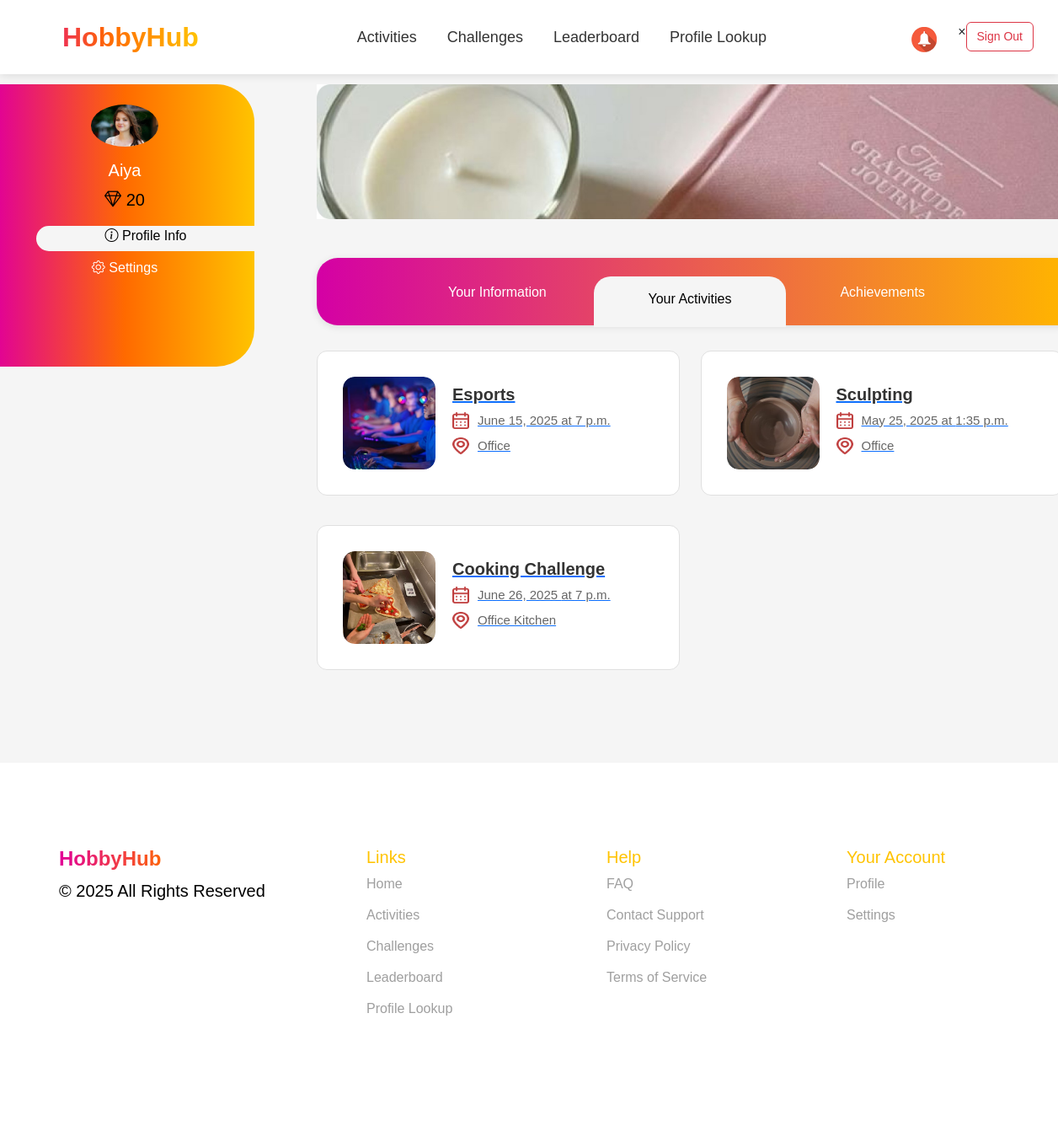
Before: /user_profile/activities/ (signed in) with the older database file.
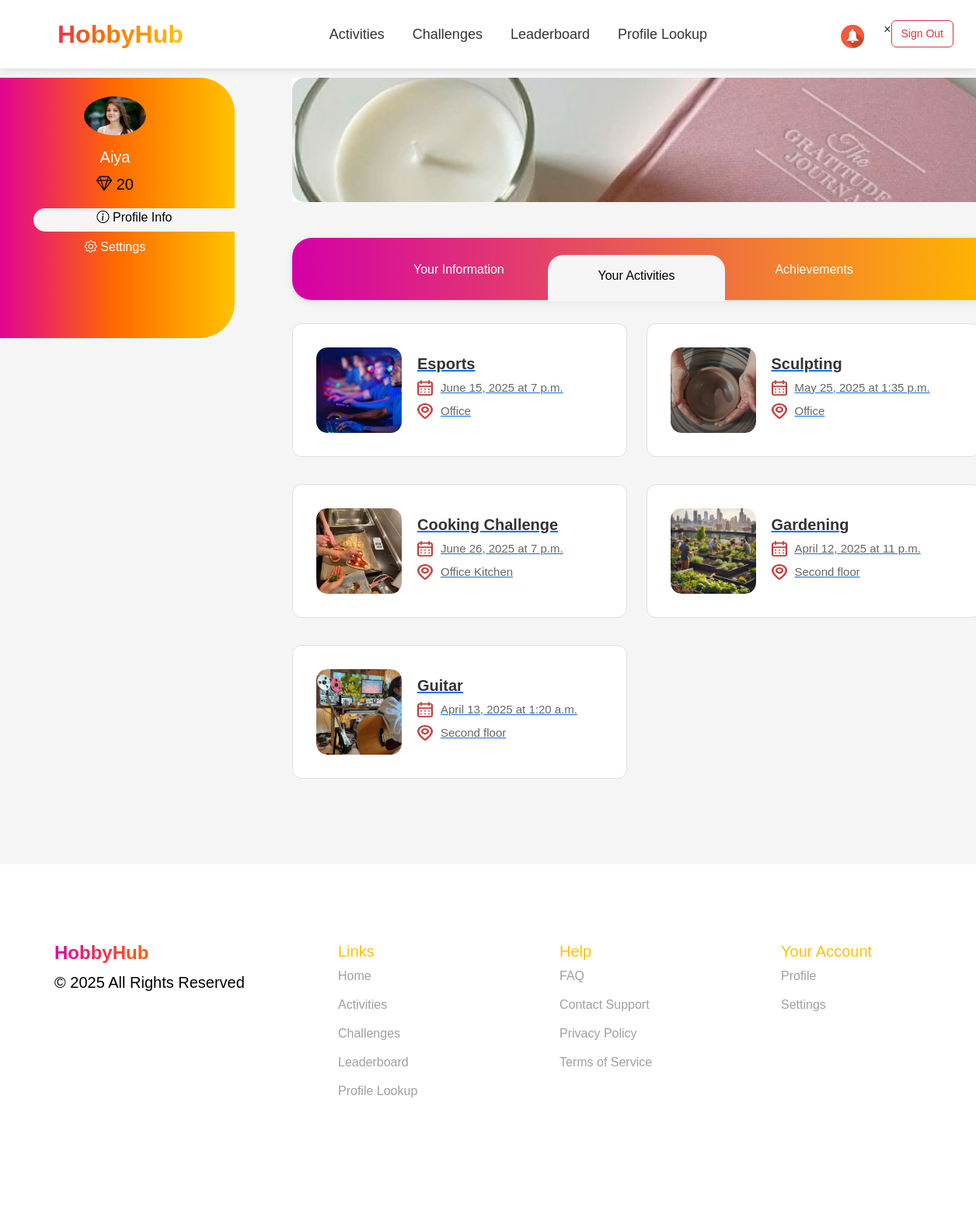
After: the same page with the newer database file.
### events/models.py (models this page shows, shortened)
class Event(models.Model):
    EVENT_TYPES = [
        ('offline-outdoor', 'Offline - Outdoor'),
        ('offline-indoor', 'Offline - Indoor'),
        ('online', 'Online'),
    ]
    EVENT_STATUS = [
        ('upcoming', 'Upcoming'),
        ('in_progress', 'In Progress'),
        ('completed', 'Completed'),
    ]
    title = models.CharField(max_length=150)
    description = models.TextField()
    location = models.CharField(max_length=250)
    date = models.DateField()
    time = models.TimeField()
    event_type = models.CharField(max_length=15, choices=EVENT_TYPES, default='offline-indoor')
    status = models.CharField(max_length=12, choices=EVENT_STATUS, default='upcoming')
    hobbies = models.ManyToManyField(Hobby, related_name='events')
    image = models.ImageField(upload_to='event_images/', null=True, blank=True)
    company = models.ForeignKey(
        Company,
        to_field='company_id',
        on_delete=models.CASCADE,
        related_name='events',
        verbose_name="Company"
    )
    diamonds = models.IntegerField(default=0, verbose_name="Diamonds")
    quota = models.IntegerField(default=10, verbose_name="Quota")
    participants = models.ManyToManyField(Employee, related_name='events', blank=True)

### events/views.py (the view)
# urls.py: path('user_profile/activities/', profile_user_act, name='profile_user_act'),
def profile_user_act(request):
    nickname = request.session.get("nickname")
    if not nickname:
        return redirect("sign_in")
    try:
        employee = Employee.objects.get(nickname=nickname)
        registered_events = employee.events.all()  # Получаем все ивенты, на которые записан сотрудник
    except Employee.DoesNotExist:
        return redirect("sign_in")
    return render(request, 'profile_user_act.html', {
        'user': employee,
        'registered_events': registered_events,  # Передаем записанные ивенты в шаблон
    })

### events/templates/profile_user_act.html (shortened to what this page needs)
{% extends 'user_profile_base.html' %}
{% load static %}
{% block extra_css %}
    <link rel="stylesheet" href="https://cdn.jsdelivr.net/npm/bootstrap@5.3.0/dist/css/bootstrap.min.css">
    <link href="https://cdn.jsdelivr.net/npm/bootstrap-icons/font/bootstrap-icons.css" rel="stylesheet">
    <link rel="stylesheet" href="{% static 'css/all.css' %}">
    <link href="https://fonts.cdnfonts.com/css/gilroy-bold" rel="stylesheet">
{% endblock %}
{% block content %}
    <div class="container mt-4">
        <div class="row mainpartpro">
            <div class="col-md-2">
                <div class="sidebar p-4">
                    {% if user.profile_photo %}
                        <img src="{{ user.profile_photo.url }}" alt="Profile" class="rounded-circle mb-3" width="80">
                    {% else %}
                        <img src="{% static 'images/profile_photo.png' %}" class="rounded-circle mb-3" width="80">
                    {% endif %}
                    <h5>{{ user.name }}</h5>
                    <p><i class="bi bi-gem"></i> {{ user.diamonds }}</p>
                    <div class="pro-act-set-tab w-100 mb-2"><i class="bi bi-info-circle"></i><a href="{% url 'user_profile' %}"> Profile Info</a></div>
                    <div class="pro-set-tab w-100 mb-2"><i class="bi bi-gear"></i><a href="{% url 'user_setting' %}"> Settings</a></div>
                </div>
            </div>
            <div class="col-md-10 mainpartpro">
                <img src="{% static 'images/profile_banner.jpg' %}" class="img-fluid mb-3" alt="Banner">
                <div class="navbar user_det">
                    <div class="tab"><a href="{% url 'user_profile' %}">Your Information</a></div>
                    <div class="tab act-active-tab"><a href="{% url 'profile_user_act' %}">Your Activities</a></div>
                    <div class="tab"><a href="{% url 'user_achievements' %}">Achievements</a></div>
                </div>
                <div class="events-container">
                    {% if registered_events %}
                        {% for event in registered_events %}
                            <a href="{% url 'activity_details' event.id %}" class="event-link">
                                <div class="event-card">
                                    <div class="event-image">
                                        {% if event.image %}
                                            <img src="{{ event.image.url }}" alt="{{ event.title }}">
                                        {% else %}
                                            <img src="{% static 'images/default_event.jpg' %}" alt="{{ event.title }}">
                                        {% endif %}
                                    </div>
                                    <div class="event-details">
                                        <h3>{{ event.title }}</h3>
                                        <p>
                                            <img src="{% static 'images/your_act_calendar.png' %}" alt="Date" class="icon">
                                            {{ event.date }} at {{ event.time }}
                                        </p>
                                        <p>
                                            <img src="{% static 'images/your_act_location.png' %}" alt="Location" class="icon">
                                            {{ event.location }}
                                        </p>
                                    </div>
                                </div>
                            </a>
                        {% endfor %}
                    {% else %}
                        <p>You have not registered for any events yet.</p>
                    {% endif %}
                </div>
            </div>
        </div>
    </div>
{% endblock %}

Changed rows visible on the page:
now on this page (row edited): Event: image (picture), title "Gardening", date "April 12, 2025", time "11 p.m.", location "Second floor"
now on this page (row unchanged): Event: image (picture), title "Guitar", date "April 13, 2025", time "1:20 a.m.", location "Second floor"
